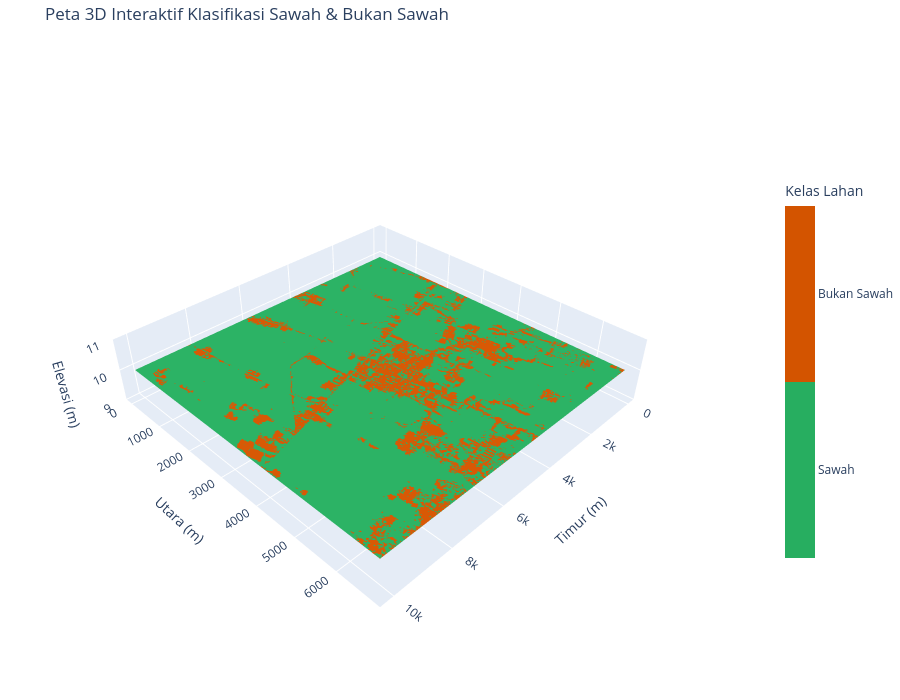

The notebook cell this image was saved under:
### Markdown cell above
## 4. Visualisasi Kartografi 2D, Pemodelan Permukaan 3D Interaktif, dan Rekapitulasi Berkas

### 4.1 Visualisasi Kartografi 2D (Peta Tematik Klasifikasi)
Peta klasifikasi tutupan lahan disajikan dalam bentuk plot tematik 2D resolusi tinggi dengan kode warna terstandarisasi:
- **Hijau (#27ae60):** Kelas Sawah
- **Oranye (#d35400):** Kelas Bukan Sawah / Pemukiman

Peta ini dilengkapi dengan informasi statistik luas cakupan piksel serta persentase proporsi masing-masing kelas di seluruh wilayah studi.

---

### 4.2 Pemodelan Topografi 3D Interaktif (*Terrain Draping*)
Peta tutupan lahan hasil klasifikasi ditumpangsusunkan secara spasial (*draped*) di atas data model elevasi digital **Copernicus DEM (Digital Elevation Model 30m)** menggunakan pustaka **Plotly Surface**. Visualisasi ini memberikan pemahaman mendalam mengenai pola distribusi spasial lahan sawah (yang umumnya terkonsentrasi di dataran rendah bertopografi datar) terhadap pemukiman dan relief topografi sekitar. 

Visualisasi ini diekspor ke dalam format berkas **`assets/editor/html/peta_3d.html`**, sehingga pengguna dapat berinteraksi secara dinamis (memutar sudut pandang 3D, memperbesar/zoom, dan menggeser/pan) langsung di peramban web tanpa memerlukan perangkat lunak GIS khusus.

---

### 4.3 Rekapitulasi Berkas Luaran dan Struktur Proyek

| Kategori Data | Nama Berkas / Direktori | Deskripsi dan Peran Data |
| :--- | :--- | :--- |
| **Vektor Spasial** | `data/geojson/lamongan.geojson` | Data vektor 101 poligon (batas administrasi dan sampel tutupan lahan). |
| **Tabular Partisi** | `data/csv/pembagian_dataset_train_test.csv` | Rekapitulasi 100 poligon sampel dan status partisi (*Training* vs *Testing*). |
| | `data/csv/split_dataset/data_training_poligon.csv` | Daftar 70 ID poligon sampel yang dialokasikan sebagai data latih. |
| | `data/csv/split_dataset/data_testing_poligon.csv` | Daftar 30 ID poligon sampel yang dialokasikan sebagai data uji independen. |
| **Tabular Fitur** | `data/csv/fitur_sampel.csv` | Rata-rata nilai spektral dan indeks bio-fisik per poligon sampel. |
| | `data/csv/split_dataset/fitur_piksel_training.csv` | Matriks fitur spektral seluruh piksel data latih (**digunakan melatih model**). |
| | `data/csv/split_dataset/fitur_piksel_testing.csv` | Matriks fitur spektral seluruh piksel data uji (**digunakan murni untuk validasi**). |
| **Raster GeoTIFF** | `data/tif/sentinel2_area_studi.tif` | Citra satelit komposit Sentinel-2A 5 band (B02, B03, B04, B08, B11) terkoreksi atmosfer. |
| | `data/tif/klasifikasi_sawah_pemukiman.tif` | Peta raster hasil prediksi tutupan lahan (`1 = Sawah`, `2 = Bukan Sawah`). |
| | `data/tif/dem_area_studi.tif` | Raster Digital Elevation Model (DEM) wilayah studi. |
| **Visualisasi & Web** | `assets/editor/html/peta_3d.html` | Model visualisasi 3D permukaan interaktif berbasis Plotly WebGL. |

### Code cell
import os, rasterio, numpy as np
import matplotlib.pyplot as plt
from matplotlib.colors import ListedColormap
import plotly.graph_objects as go
from rasterio.warp import reproject, Resampling

ref_tif = "../data/tif/klasifikasi_sawah_pemukiman.tif"
dem_tif = "../data/tif/dem_area_studi.tif"
html_path = "../assets/editor/html/peta_3d.html"
os.makedirs("../assets/editor/html", exist_ok=True)

if os.path.exists(ref_tif):
    with rasterio.open(ref_tif) as src:
        peta = src.read(1).astype("float32")
        res = src.res[0]
        bounds = src.bounds
        crs = src.crs

    # 1. VISUALISASI PETA 2D (Matplotlib)
    print("=== VISUALISASI PETA KLASIFIKASI 2D ===")
    peta_mask = np.where(peta == 0, np.nan, peta)
    
    # Hitung Statistik Jumlah & Persentase Piksel
    total_valid = np.sum(~np.isnan(peta_mask))
    sawah_count = np.sum(peta_mask == 1)
    bukan_sawah_count = np.sum(peta_mask == 2)
    
    cmap_custom = ListedColormap(["#27ae60", "#d35400"]) # Hijau = Sawah, Oranye = Bukan Sawah
    
    plt.figure(figsize=(10, 8), dpi=120)
    img_plot = plt.imshow(peta_mask, cmap=cmap_custom, vmin=1, vmax=2)
    
    # Buat Legenda
    cbar = plt.colorbar(img_plot, ticks=[1.25, 1.75], fraction=0.046, pad=0.04)
    cbar.ax.set_yticklabels([
        f"Sawah: {sawah_count:,} px ({(sawah_count/total_valid)*100:.1f}%)",
        f"Bukan Sawah: {bukan_sawah_count:,} px ({(bukan_sawah_count/total_valid)*100:.1f}%)"
    ], fontsize=10)
    
    plt.title("Peta Klasifikasi Tutupan Lahan (Sawah vs Bukan Sawah)", fontsize=13, fontweight='bold', pad=12)
    plt.xlabel("Kolom Piksel (Grid X)", fontsize=10)
    plt.ylabel("Baris Piksel (Grid Y)", fontsize=10)
    plt.grid(False)
    plt.tight_layout()
    plt.show()

    # 2. VISUALISASI PETA 3D INTERAKTIF (Plotly Surface)
    print("\n=== VISUALISASI PETA 3D INTERAKTIF (Plotly) ===")
    if os.path.exists(dem_tif):
        with rasterio.open(dem_tif) as dem:
            dem_arr = np.zeros(peta.shape, dtype="float32")
            reproject(source=rasterio.band(dem, 1), destination=dem_arr,
                      dst_transform=src.transform, dst_crs=src.crs,
                      resampling=Resampling.bilinear)
    else:
        # Jika belum ada DEM, buat relief dasar
        print("[INFO]: File 'dem_area_studi.tif' tidak ditemukan. Menggunakan proyeksi elevasi grid standar.")
        dem_arr = np.ones(peta.shape, dtype="float32") * 10.0

    STEP = 2  # Downsample agar render 3D ringan dan cepat
    Z = dem_arr[::STEP, ::STEP]
    C = peta[::STEP, ::STEP]
    C[C == 0] = np.nan
    
    x = np.arange(Z.shape[1]) * res * STEP
    y = np.arange(Z.shape[0]) * res * STEP
    
    colorscale = [
        [0.0, "#27ae60"], [0.5, "#27ae60"],  # Sawah = Hijau
        [0.5, "#d35400"], [1.0, "#d35400"]   # Bukan Sawah = Oranye
    ]
    
    fig = go.Figure(go.Surface(
        x=x, y=y, z=Z, surfacecolor=C,
        colorscale=colorscale, cmin=1, cmax=2,
        colorbar=dict(
            title="Kelas Lahan",
            tickvals=[1.25, 1.75],
            ticktext=["Sawah", "Bukan Sawah"],
            len=0.6
        ),
        lighting=dict(ambient=0.7, diffuse=0.8, roughness=0.9),
    ))
    
    fig.update_layout(
        title="Peta 3D Interaktif Klasifikasi Sawah & Bukan Sawah",
        scene=dict(
            aspectmode="manual",
            aspectratio=dict(x=1, y=1, z=0.2),
            xaxis_title="Timur (m)",
            yaxis_title="Utara (m)",
            zaxis_title="Elevasi (m)"
        ),
        margin=dict(l=0, r=0, b=0, t=40),
        height=700
    )
    
    # Simpan ke HTML dan Tampilkan Langsung
    fig.write_html(html_path)
    print(f"SUCCESS: File HTML interaktif disimpan di '{html_path}'")
    fig.show()

else:
    print(f"[ERROR]: File '{ref_tif}' belum tersedia. Pastikan Cell 3 sudah dijalankan terlebih dahulu.")

### Figure 1 — Plotly figure (JSON) as saved in the notebook; plotly's stock layout.template omitted (floating-point values rounded to 4 significant figures; data arrays with more than 128 entries replaced by an {"elided": "..."} marker saying what was removed)
{"data": [{"cmax": 2, "cmin": 1, "colorbar": {"len": 0.6, "ticktext": ["Sawah", "Bukan Sawah"], "tickvals": [1.25, 1.75], "title": {"text": "Kelas Lahan"}}, "colorscale": [[0, "#27ae60"], [0.5, "#27ae60"], [0.5, "#d35400"], [1, "#d35400"]], "lighting": {"ambient": 0.7, "diffuse": 0.8, "roughness": 0.9}, "surfacecolor": {"elided": "338x507 int values"}, "type": "surface", "x": {"elided": "507 int values"}, "y": {"elided": "338 int values"}, "z": {"elided": "338x507 int values"}}], "layout": {"height": 700, "margin": {"b": 0, "l": 0, "r": 0, "t": 40}, "scene": {"aspectmode": "manual", "aspectratio": {"x": 1, "y": 1, "z": 0.2}, "xaxis": {"title": {"text": "Timur (m)"}}, "yaxis": {"title": {"text": "Utara (m)"}}, "zaxis": {"title": {"text": "Elevasi (m)"}}}, "title": {"text": "Peta 3D Interaktif Klasifikasi Sawah & Bukan Sawah"}}}
